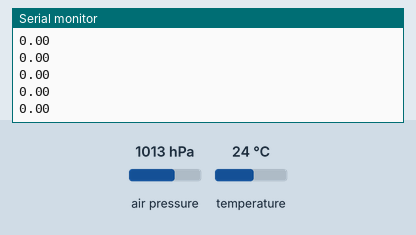
Recording of a sketch running on a simulated Arduino Uno, built for the host (arithmetic inside an expression is 32-bit, double 64-bit). Shown: the last lines printed to the serial monitor. The test bench sets the inputs (shaded band); at power-on: air pressure 1013 hPa, temperature 24 °C.

Above: at 1.2 s.
1.3 s: air pressure set to 952 hPa
At 1.31 s:
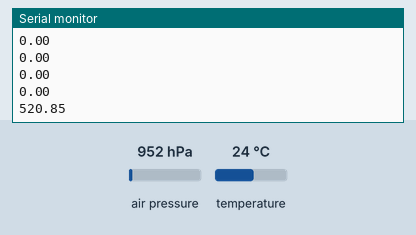
2.8 s: air pressure set to 975 hPa
At 2.82 s:
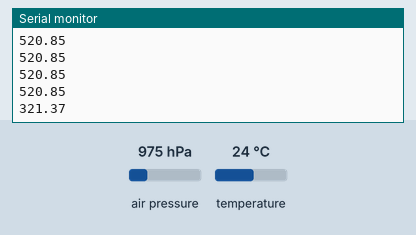
Timing chart, 0 to 5.8 s (numbered marks = the images above; inputs shaded):
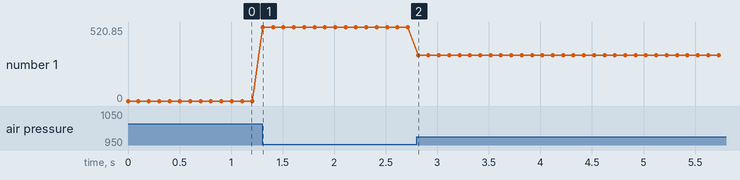

Measured:
- after the input at 1.3 s, the serial monitor: prints a new line at once (image 1)
- after the input at 2.8 s, the serial monitor: prints a new line at once (image 2)
- plotted number 1: 0 → 520.85 after the input at 1.3 s, 520.85 → 321.37 after the input at 2.8 s

The sketch:

Master.ino
```cpp
#include <Wire.h>
#include <MS5611.h>


MS5611 ms5611;

double referencePressure;
void setup() {
  // put your setup code here, to run once:
  Serial.begin(38400);


  Serial.println("初始化 MS5611");
  while(!ms5611.begin(MS5611_HIGH_RES))
  {
    Serial.println("无法找到MS5611，检查连接情况!");
    delay(500);
  }
  referencePressure = ms5611.readPressure();
  checkSettings();
}

void checkSettings()
{
  Serial.print("Oversampling: ");
  Serial.println(ms5611.getOversampling());
}
float hohe()
{
  // 读取原始值
  uint32_t rawTemp = ms5611.readRawTemperature();
  uint32_t rawPressure = ms5611.readRawPressure();

  // 读取转换后的数值
  double realTemperature = ms5611.readTemperature();
  long realPressure = ms5611.readPressure();

  // 高度计算
  float absoluteAltitude = ms5611.getAltitude(realPressure);
  float relativeAltitude = ms5611.getAltitude(realPressure, referencePressure);

  return relativeAltitude;
  }
void loop() {
  // put your main code here, to run repeatedly:
    float val = hohe();
    String stringOne = String(val, 2);
    Serial.println(stringOne);


  delay(100);

}
```
